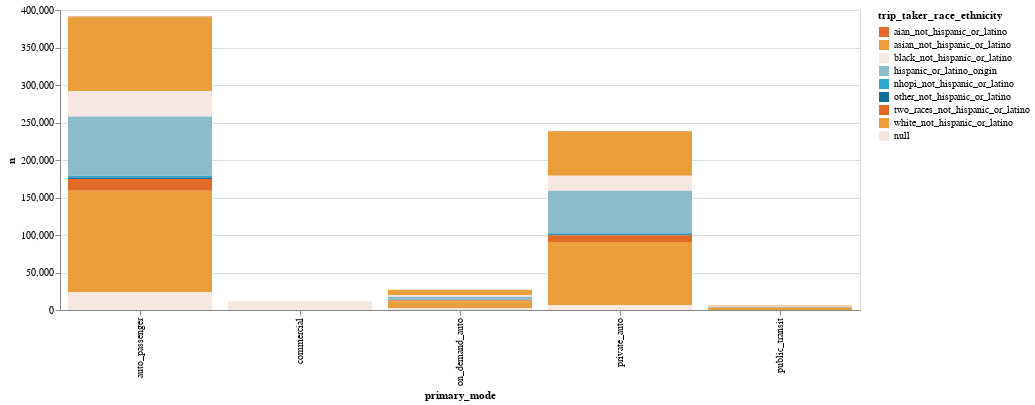

The notebook cell saved with this chart:
### Code cell
chart = (
        alt.Chart(race_ethnicity_by_mode)
        .mark_bar()
        .encode(
            x=alt.X("primary_mode"),
            y=alt.Y("n"),
            color=alt.Color("trip_taker_race_ethnicity", scale=alt.Scale(range = cp.CALITP_DIVERGING_COLORS,
                                                                         domain=race_ethnicity_by_mode["trip_taker_race_ethnicity"].unique().tolist())
            ),
            tooltip=race_ethnicity_by_mode.columns.tolist())
            
      .properties(
    width=800,
    height=300)
        )
chart

### Figure 1 — Vega-Lite specification as saved in the notebook (floating-point values rounded to 4 significant figures)
{"config": {"view": {"continuousWidth": 300, "continuousHeight": 300}}, "data": {"name": "data-bb29c74c9b2d9c3da4d3616767ebcb08"}, "mark": {"type": "bar"}, "encoding": {"color": {"field": "trip_taker_race_ethnicity", "scale": {"domain": ["aian_not_hispanic_or_latino", "asian_not_hispanic_or_latino", "black_not_hispanic_or_latino", "hispanic_or_latino_origin", "nhopi_not_hispanic_or_latino", "other_not_hispanic_or_latino", "two_races_not_hispanic_or_latino", "white_not_hispanic_or_latino", NaN], "range": ["#E16B26", "#EB9F3C", "#f6e7e1", "#8CBCCB", "#2EA8CE", "#136C97"]}, "type": "nominal"}, "tooltip": [{"field": "primary_mode", "type": "nominal"}, {"field": "trip_taker_race_ethnicity", "type": "nominal"}, {"field": "n", "type": "quantitative"}], "x": {"field": "primary_mode", "type": "nominal"}, "y": {"field": "n", "type": "quantitative"}}, "height": 300, "width": 800, "$schema": "https://vega.github.io/schema/vega-lite/v5.14.1.json", "datasets": {"data-bb29c74c9b2d9c3da4d3616767ebcb08": [{"primary_mode": "auto_passenger", "trip_taker_race_ethnicity": "aian_not_hispanic_or_latino", "n": 1017}, {"primary_mode": "auto_passenger", "trip_taker_race_ethnicity": "asian_not_hispanic_or_latino", "n": 98414}, {"primary_mode": "auto_passenger", "trip_taker_race_ethnicity": "black_not_hispanic_or_latino", "n": 33904}, {"primary_mode": "auto_passenger", "trip_taker_race_ethnicity": "hispanic_or_latino_origin", "n": 79083}, {"primary_mode": "auto_passenger", "trip_taker_race_ethnicity": "nhopi_not_hispanic_or_latino", "n": 2116}, {"primary_mode": "auto_passenger", "trip_taker_race_ethnicity": "other_not_hispanic_or_latino", "n": 2041}, {"primary_mode": "auto_passenger", "trip_taker_race_ethnicity": "two_races_not_hispanic_or_latino", "n": 15609}, {"primary_mode": "auto_passenger", "trip_taker_race_ethnicity": "white_not_hispanic_or_latino", "n": 135555}, {"primary_mode": "auto_passenger", "trip_taker_race_ethnicity": null, "n": 23552}, {"primary_mode": "commercial", "trip_taker_race_ethnicity": null, "n": 11897}, {"primary_mode": "on_demand_auto", "trip_taker_race_ethnicity": "aian_not_hispanic_or_latino", "n": 100}, {"primary_mode": "on_demand_auto", "trip_taker_race_ethnicity": "asian_not_hispanic_or_latino", "n": 6731}, {"primary_mode": "on_demand_auto", "trip_taker_race_ethnicity": "black_not_hispanic_or_latino", "n": 2480}, {"primary_mode": "on_demand_auto", "trip_taker_race_ethnicity": "hispanic_or_latino_origin", "n": 4489}, {"primary_mode": "on_demand_auto", "trip_taker_race_ethnicity": "nhopi_not_hispanic_or_latino", "n": 79}, {"primary_mode": "on_demand_auto", "trip_taker_race_ethnicity": "other_not_hispanic_or_latino", "n": 125}, {"primary_mode": "on_demand_auto", "trip_taker_race_ethnicity": "two_races_not_hispanic_or_latino", "n": 1260}, {"primary_mode": "on_demand_auto", "trip_taker_race_ethnicity": "white_not_hispanic_or_latino", "n": 9108}, {"primary_mode": "on_demand_auto", "trip_taker_race_ethnicity": null, "n": 2581}, {"primary_mode": "private_auto", "trip_taker_race_ethnicity": "aian_not_hispanic_or_latino", "n": 630}, {"primary_mode": "private_auto", "trip_taker_race_ethnicity": "asian_not_hispanic_or_latino", "n": 59112}, {"primary_mode": "private_auto", "trip_taker_race_ethnicity": "black_not_hispanic_or_latino", "n": 20045}, {"primary_mode": "private_auto", "trip_taker_race_ethnicity": "hispanic_or_latino_origin", "n": 56404}, {"primary_mode": "private_auto", "trip_taker_race_ethnicity": "nhopi_not_hispanic_or_latino", "n": 1625}, {"primary_mode": "private_auto", "trip_taker_race_ethnicity": "other_not_hispanic_or_latino", "n": 1330}, {"primary_mode": "private_auto", "trip_taker_race_ethnicity": "two_races_not_hispanic_or_latino", "n": 9005}, {"primary_mode": "private_auto", "trip_taker_race_ethnicity": "white_not_hispanic_or_latino", "n": 84335}, {"primary_mode": "private_auto", "trip_taker_race_ethnicity": null, "n": 6204}, {"primary_mode": "public_transit", "trip_taker_race_ethnicity": "aian_not_hispanic_or_latino", "n": 32}, {"primary_mode": "public_transit", "trip_taker_race_ethnicity": "asian_not_hispanic_or_latino", "n": 1314}, {"primary_mode": "public_transit", "trip_taker_race_ethnicity": "black_not_hispanic_or_latino", "n": 693}, {"primary_mode": "public_transit", "trip_taker_race_ethnicity": "hispanic_or_latino_origin", "n": 1026}, {"primary_mode": "public_transit", "trip_taker_race_ethnicity": "nhopi_not_hispanic_or_latino", "n": 65}, {"primary_mode": "public_transit", "trip_taker_race_ethnicity": "other_not_hispanic_or_latino", "n": 33}, {"primary_mode": "public_transit", "trip_taker_race_ethnicity": "two_races_not_hispanic_or_latino", "n": 309}, {"primary_mode": "public_transit", "trip_taker_race_ethnicity": "white_not_hispanic_or_latino", "n": 2514}, {"primary_mode": "public_transit", "trip_taker_race_ethnicity": null, "n": 47}]}}
